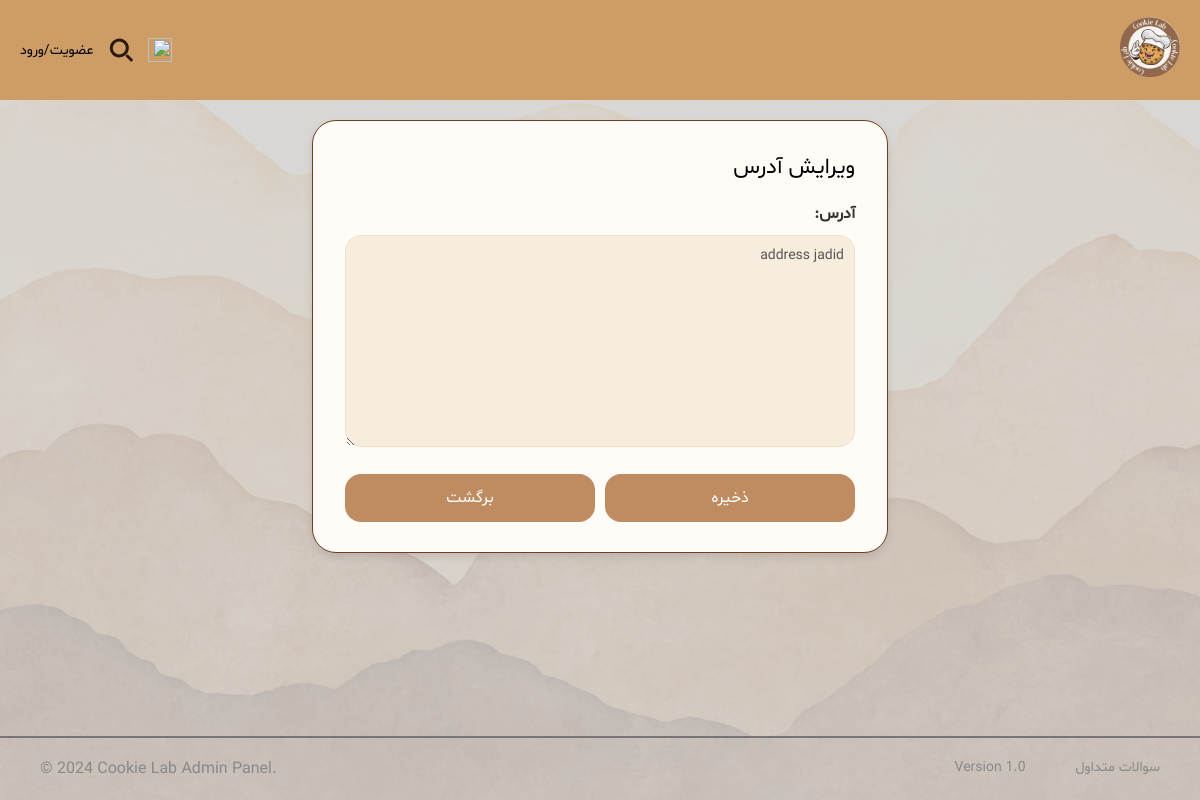
The page /address/1/edit/ on the database as committed earlier.
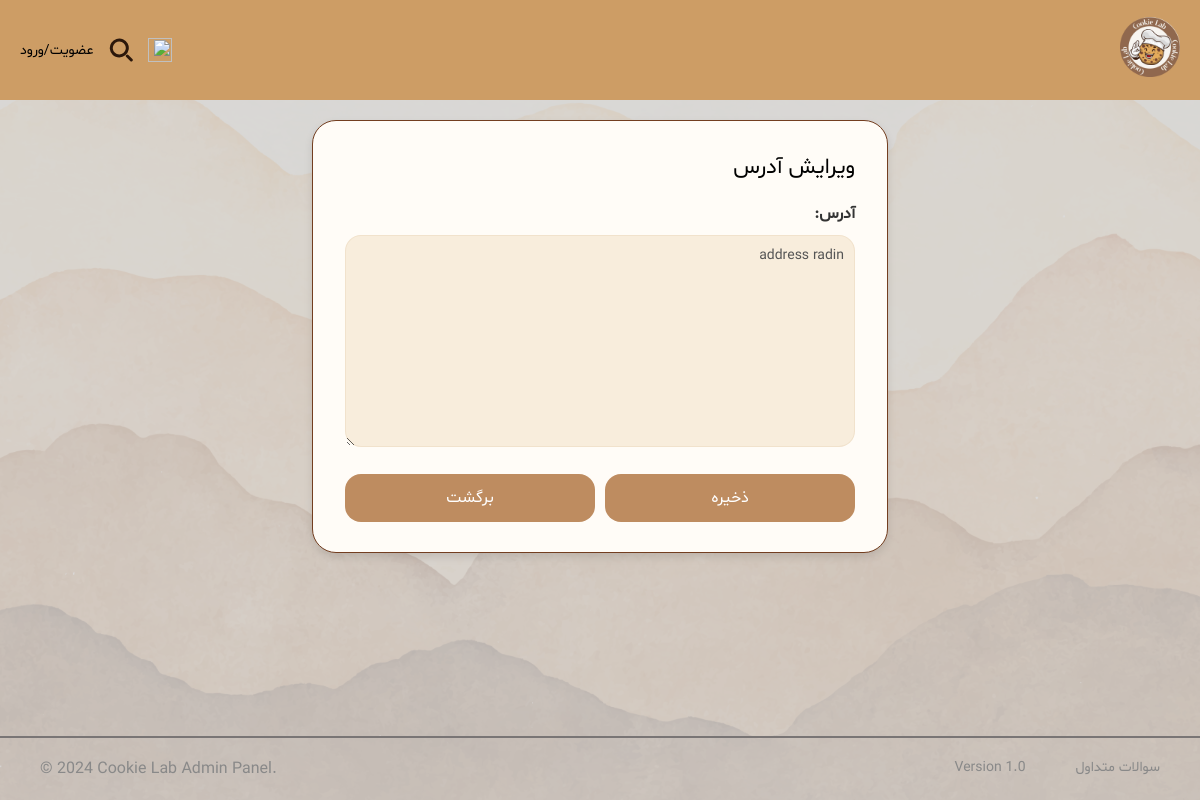
The same page on the database as committed later.
### shop/models.py (models this page shows, shortened)
class Address(models.Model):
    profile = models.ForeignKey(Profile, on_delete=models.CASCADE, related_name='addresses')  # Link Address to Profile
    address_line = models.TextField(max_length=255)
    is_default = models.BooleanField(default=False)  # Mark if this is the default address

### shop/views.py (the view)
# urls.py: path('address/<int:address_id>/edit/', views.edit_address, name='edit_address'),
def edit_address(request, address_id):
    address = get_object_or_404(Address, id=address_id)
    if request.method == "POST":
        new_address_line = request.POST.get('address_line', '').strip()
        if new_address_line:
            address.address_line = new_address_line
            address.save()
            return redirect('show_addresses', user_id=address.profile.user.id)
    return render(request, 'shop/edit_address.html', {'address': address})

### shop/templates/shop/edit_address.html (shortened to what this page needs)
{% load static %}
<!DOCTYPE html>
<html lang="fa">
<head>
    <link rel="stylesheet" href="{% static 'add_address.css' %}">
</head>
<body>
<header>
    <nav class="navbar_logo">
        <div class="menu">
           <a class="link_logo" href="{% url 'home' %}">
                 <img class="MiniLogo" src="{% static 'Pictures/logo_cropped.png' %}"/>
            </a>
        </div>
        <div class="navbar">
            <a class="enter" href="{% url 'cart' %}">
                <img class="cart" src="{% static 'Pictures/cart.png' %}" width="24px" height="24px"/>
            </a>
            <img class="search" src="{% static 'Pictures/search.svg' %}" width="24px" height="24px"/>
            {% if not user.is_authenticated %}
            <a class="enter" href="{% url 'login' %}">
                عضویت/ورود
            </a>
            {% endif %}
        </div>
    </nav>
</header>
<main>
<div class="container">
    <div class="card">
        <div class="title_add">
            <p>ویرایش آدرس</p>
        </div>
   <form method="post" action="">
   <label for="addressLine" class="form-label">آدرس:</label>
       <textarea rows="10" type="text" class="product_input" id="addressLine" name="address_line" required>{{ address.address_line }}</textarea>
    <div class="button-group">
        <button type="submit" class="login-btn">ذخیره</button>
        <a href="{% url 'show_addresses' user.id %}" class="signup-btn">برگشت</a>
    </div>
</form>
    </div>
</div>
</main>
<footer>
  <div class="footer-content2">
      <div class="footer-content">
          <p>سوالات متداول</p>
      <p>Version 1.0</p>
      </div>
    <p id="copyright">© 2024 Cookie Lab Admin Panel. </p>
  </div>
</footer>
</body>
</html>

Rows that differ between the two databases and show on the page:
changed Address: address_line "address jadid" → "address radin"
